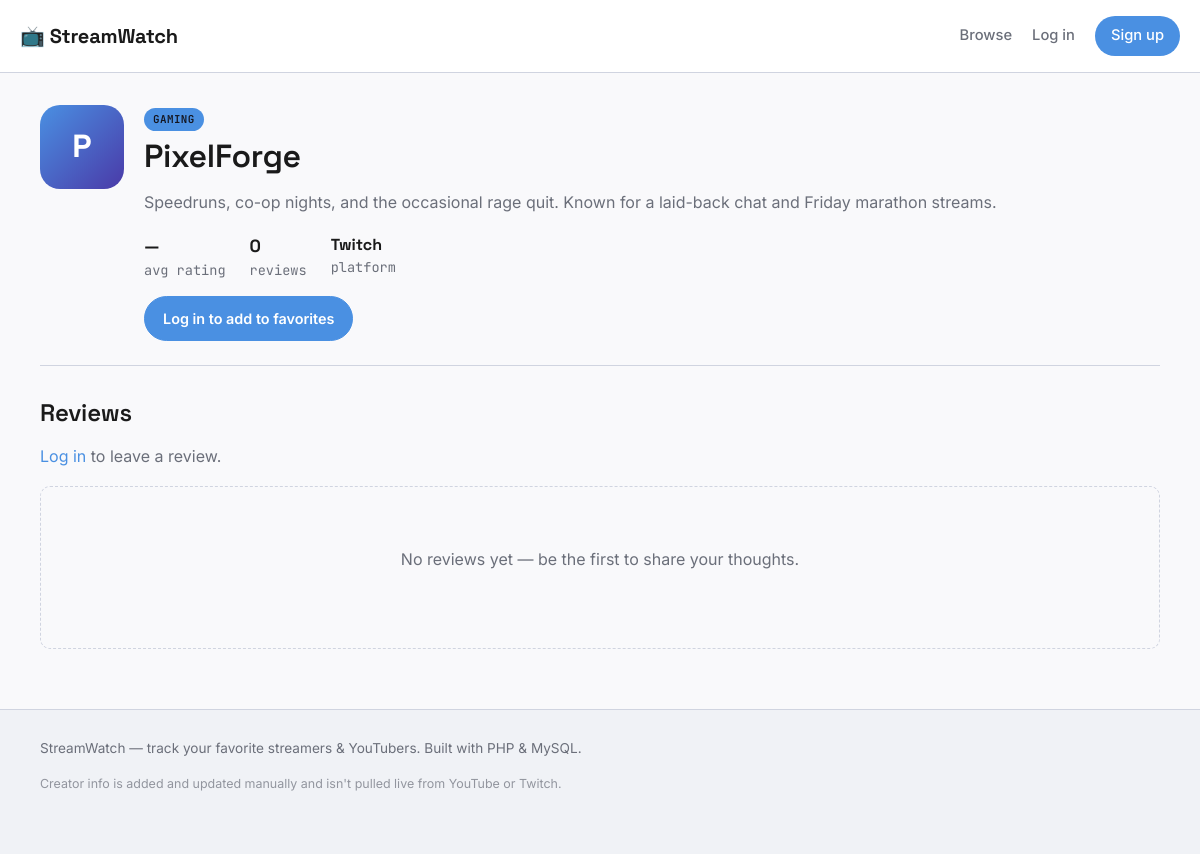
/creator.php?id=1, run on the app's committed database.
### tables this page shows
CREATE TABLE IF NOT EXISTS creators (
    id           INT AUTO_INCREMENT PRIMARY KEY,
    name         VARCHAR(100) NOT NULL,
    content_type VARCHAR(50)  NOT NULL,    
    platform     VARCHAR(50)  DEFAULT NULL,  
    description  TEXT,
    image_url    VARCHAR(255) DEFAULT NULL,
    created_at   TIMESTAMP    NOT NULL DEFAULT CURRENT_TIMESTAMP
);

### includes/auth.php (called while the page is built, shortened)
<?php
function is_logged_in(): bool
{
    return isset($_SESSION['user_id']);
}
function h(?string $value): string
{
    return htmlspecialchars($value ?? '', ENT_QUOTES, 'UTF-8');
}

### creator.php (the view, shortened to what this page needs)
<?php
require_once __DIR__ . '/includes/header.php';
$creator_id = (int)($_GET['id'] ?? 0);
$stmt = $pdo->prepare("SELECT * FROM creators WHERE id = :id");
$stmt->execute([':id' => $creator_id]);
$creator = $stmt->fetch();
$reviewStmt = $pdo->prepare(
    "SELECT r.*, u.username FROM reviews r
     JOIN users u ON u.id = r.user_id
     WHERE r.creator_id = :id
     ORDER BY r.created_at DESC"
);
$reviewStmt->execute([':id' => $creator_id]);
$reviews = $reviewStmt->fetchAll();
$review_count = count($reviews);
$avg_rating = $review_count ? round(array_sum(array_column($reviews, 'rating')) / $review_count, 1) : 0;
$my_review = null;
$is_favorited = false;
?>
<div class="profile-head">
    <?php if (!empty($creator['image_url'])): ?>
        <img src="<?= h($creator['image_url']) ?>" alt="<?= h($creator['name']) ?>" class="profile-avatar-img">
    <?php else: ?>
        <div class="profile-avatar"><?= h(mb_substr($creator['name'], 0, 1)) ?></div>
    <?php endif; ?>
    <div class="profile-info">
        <span class="tag"><?= h($creator['content_type']) ?></span>
        <h1><?= h($creator['name']) ?></h1>
        <p><?= h($creator['description']) ?: 'No description yet.' ?></p>
        <div class="profile-stats">
            <div><strong><?= $avg_rating ?: '—' ?></strong>avg rating</div>
            <div><strong><?= $review_count ?></strong>review<?= $review_count == 1 ? '' : 's' ?></div>
            <?php if ($creator['platform']): ?>
                <div><strong style="font-size:1rem;"><?= h($creator['platform']) ?></strong>platform</div>
            <?php endif; ?>
        </div>
        <div class="profile-actions">
            <?php if (is_logged_in()): ?>
                <form method="post" action="<?= $is_favorited ? 'remove_favorite.php' : 'add_favorite.php' ?>" class="inline">
                    <input type="hidden" name="csrf_token" value="<?= h(csrf_token()) ?>">
                    <input type="hidden" name="creator_id" value="<?= (int)$creator['id'] ?>">
                    <?php if ($is_favorited): ?>
                        <button type="submit" class="btn btn-danger">− Remove from favorites</button>
                    <?php else: ?>
                        <button type="submit" class="btn btn-primary">+ Add to favorites</button>
                    <?php endif; ?>
                </form>
            <?php else: ?>
                <a href="login.php" class="btn btn-primary">Log in to add to favorites</a>
            <?php endif; ?>
        </div>
    </div>
</div>
<h2>Reviews</h2>
<?php if (is_logged_in()): ?>
    <div class="review-form">
        <h3 style="margin-bottom:4px;"><?= $my_review ? 'Update your review' : 'Leave a review' ?></h3>
        <p style="margin-bottom:16px;">Ratings and reviews help other viewers decide what to watch next.</p>
        <form method="post" action="review_submit.php">
            <input type="hidden" name="csrf_token" value="<?= h(csrf_token()) ?>">
            <input type="hidden" name="creator_id" value="<?= (int)$creator['id'] ?>">
            <label>Your rating</label>
            <div class="star-picker">
                <?php for ($i = 5; $i >= 1; $i--): ?>
                    <input type="radio" id="star<?= $i ?>" name="rating" value="<?= $i ?>"
                        <?= ($my_review && (int)$my_review['rating'] === $i) ? 'checked' : '' ?> required>
                    <label for="star<?= $i ?>">★</label>
                <?php endfor; ?>
            </div>
            <label for="review_text">Your review</label>
            <textarea id="review_text" name="review_text" placeholder="What do you like about their content?"><?= h($my_review['review_text'] ?? '') ?></textarea>
            <div class="form-actions">
                <button type="submit" class="btn btn-primary"><?= $my_review ? 'Update review' : 'Post review' ?></button>
            </div>
        </form>
    </div>
<?php else: ?>
    <p><a href="login.php" style="color:var(--accent)">Log in</a> to leave a review.</p>
<?php endif; ?>
<?php if (empty($reviews)): ?>
    <div class="empty-state"><p>No reviews yet — be the first to share your thoughts.</p></div>
<?php endif; ?>
<?php require_once __DIR__ . '/includes/footer.php'; ?>

### assets/css/style.css (style rules this page uses)
:root { --bg: #f9f9fb; --bg-raised: #ffffff; --surface: #f0f2f6; --surface-solid: #ffffff; --border: #d0d4e0; --text: #1a1a1a; --text-muted: #6b6f7a; --accent: #4a90e2; --accent-soft: #4a90e226; --amber: #f5a623; --amber-soft: #f5a62326; --danger: #e94e77; --radius: 10px; --font-display: 'Space Grotesk', sans-serif; --font-body: 'Inter', sans-serif; --font-mono: 'JetBrains Mono', monospace; }
* { box-sizing: border-box; }
html { scroll-behavior: smooth; }
body { margin: 0; background: var(--bg); color: var(--text); font-family: var(--font-body); line-height: 1.6; }
a { color: inherit; text-decoration: none; }
h1, h2, h3, h4 { font-family: var(--font-display); font-weight: 600; letter-spacing: -0.01em; margin: 0 0 0.5em; }
p { margin: 0 0 1em; color: var(--text-muted); }
.btn { display: inline-flex; align-items: center; justify-content: center; gap: 6px; padding: 10px 18px; border-radius: 100px; border: 1px solid var(--border); background: var(--bg-raised); color: var(--text); font-family: var(--font-body); font-weight: 600; font-size: 0.9rem; cursor: pointer; transition: all 0.15s; }
.btn-primary { background: var(--accent); border-color: var(--accent); color: #fff; }
.tag { display: inline-block; font-family: var(--font-mono); font-size: 0.68rem; letter-spacing: 0.04em; text-transform: uppercase; padding: 3px 9px; border-radius: 100px; background: var(--tag-color, var(--accent)); color: #14151f; font-weight: 600; width: fit-content; }
.empty-state { text-align: center; padding: 60px 20px; color: var(--text-muted); border: 1px dashed var(--border); border-radius: var(--radius); }
.profile-head { display: flex; gap: 20px; align-items: flex-start; padding: 32px 0 24px; border-bottom: 1px solid var(--border); margin-bottom: 28px; flex-wrap: wrap; }
.profile-avatar { width: 84px; height: 84px; border-radius: 20px; background: linear-gradient(135deg, var(--accent), #4a3aa8); display: flex; align-items: center; justify-content: center; font-family: var(--font-display); font-weight: 700; font-size: 2rem; color: #fff; flex-shrink: 0; }
.profile-info { flex: 1; min-width: 240px; }
.profile-info h1 { margin-bottom: 8px; }
.profile-actions { display: flex; gap: 10px; margin-top: 14px; flex-wrap: wrap; }
.profile-stats { display: flex; gap: 24px; margin-top: 12px; font-family: var(--font-mono); font-size: 0.85rem; color: var(--text-muted); }
.profile-stats strong { color: var(--text); font-size: 1.1rem; display: block; font-family: var(--font-display); }

### data on the page
creators: name "P", content_type "GAMING", name "PixelForge", description "Speedruns, co-op nights, and the occasional rage quit. Known for a laid-back chat and Friday marathon streams.", platform "Twitch"

### other printed values
$avg_rating ?: '—' "—"
$review_count "0"
